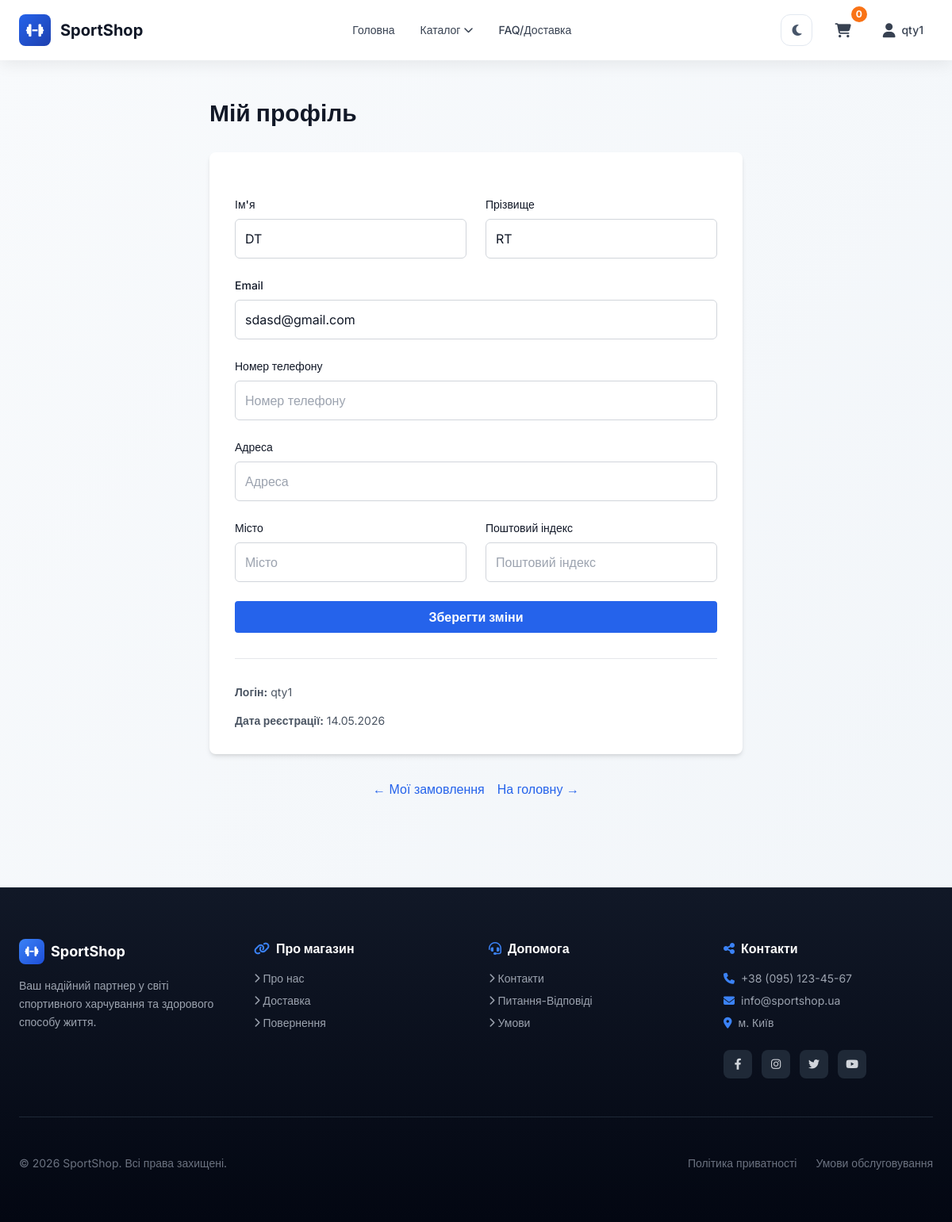
The app's page /profile/ (signed in) with its own data.
### shop/models.py (models this page shows, shortened)
class Customer(models.Model):
    username = models.CharField(max_length=150, unique=True)
    email = models.EmailField(unique=True)
    password = models.CharField(max_length=255)
    first_name = models.CharField(max_length=100, blank=True)
    last_name = models.CharField(max_length=100, blank=True)
    phone = models.CharField(max_length=20, blank=True)
    address = models.CharField(max_length=255, blank=True)
    city = models.CharField(max_length=100, blank=True)
    postal_code = models.CharField(max_length=20, blank=True)
    created_at = models.DateTimeField(auto_now_add=True)
    updated_at = models.DateTimeField(auto_now=True)
    is_active = models.BooleanField(default=True)

### shop/views.py (the view)
# urls.py: path('profile/', views.profile, name='profile'),
def profile(request):
    customer_id = request.session.get('customer_id')
    if not customer_id:
        return redirect('shop:login')
    try:
        customer = Customer.objects.get(id=customer_id)
    except Customer.DoesNotExist:
        return redirect('shop:login')
    if request.method == 'POST':
        form = ProfileForm(request.POST, instance=customer)
        if form.is_valid():
            form.save()
            return render(request, 'shop/profile.html', {
                'form': form,
                'customer': customer,
                'success': 'Профіль успішно оновлений!'
            })
    else:
        form = ProfileForm(instance=customer)
    return render(request, 'shop/profile.html', {
        'form': form,
        'customer': customer
    })

### shop/context_processors.py (called while the page is built)
def cart_count(request):
    cart = request.session.get('cart', {})
    total_count = 0
    for quantity in cart.values():
        try:
            total_count += int(quantity)
        except (TypeError, ValueError):
            continue
    return {'cart_count': total_count}

def global_categories(request):
    categories = Category.objects.filter(parent__isnull=True).prefetch_related('subcategories')
    return {'parent_categories': categories}

def get_catalog_url(request):
    filters = request.session.get('catalog_filters', {})
    url = reverse('shop:catalog')
    if filters:
        url += '?' + urlencode(filters)
    return {'get_catalog_url': url}

### shop/templates/shop/profile.html (shortened to what this page needs)
{% extends 'shop/base.html' %}
{% load static %}
{% block content %}
<div class="profile-page max-w-2xl mx-auto">
    <h1 class="text-3xl font-bold mb-8">Мій профіль</h1>
    <div class="bg-white rounded-lg shadow-md p-8">
        <form method="POST" class="space-y-6">
            <div class="grid grid-cols-1 md:grid-cols-2 gap-6">
                <div>
                    <label for="{{ form.first_name.id_for_label }}" class="block text-sm font-medium mb-2">Ім'я</label>
                    {{ form.first_name }}
                </div>
                <div>
                    <label for="{{ form.last_name.id_for_label }}" class="block text-sm font-medium mb-2">Прізвище</label>
                    {{ form.last_name }}
                </div>
            </div>
            <div>
                <label for="{{ form.email.id_for_label }}" class="block text-sm font-medium mb-2">Email</label>
                {{ form.email }}
            </div>
            <div>
                <label for="{{ form.phone.id_for_label }}" class="block text-sm font-medium mb-2">Номер телефону</label>
                {{ form.phone }}
            </div>
            <div>
                <label for="{{ form.address.id_for_label }}" class="block text-sm font-medium mb-2">Адреса</label>
                {{ form.address }}
            </div>
            <div class="grid grid-cols-1 md:grid-cols-2 gap-6">
                <div>
                    <label for="{{ form.city.id_for_label }}" class="block text-sm font-medium mb-2">Місто</label>
                    {{ form.city }}
                </div>
                <div>
                    <label for="{{ form.postal_code.id_for_label }}" class="block text-sm font-medium mb-2">Поштовий індекс</label>
                    {{ form.postal_code }}
                </div>
            </div>
            <button type="submit" class="w-full bg-blue-600 text-white font-semibold py-2 rounded hover:bg-blue-700 transition">
                Зберегти зміни
            </button>
        </form>
        <div class="mt-8 pt-8 border-t">
            <p class="text-gray-600 text-sm mb-4">
                <strong>Логін:</strong> {{ customer.username }}
            </p>
            <p class="text-gray-600 text-sm">
                <strong>Дата реєстрації:</strong> {{ customer.created_at|date:"d.m.Y" }}
            </p>
        </div>
    </div>
    <div class="mt-8 flex gap-4 justify-center">
        <a href="{% url 'shop:orders' %}" class="text-blue-600 hover:underline">← Мої замовлення</a>
        <a href="{% url 'shop:home' %}" class="text-blue-600 hover:underline">На головну →</a>
    </div>
</div>
{% endblock %}

### shop/templates/shop/base.html (shortened to what this page needs)
{% load static %}
<!DOCTYPE html>
<html lang="uk">
<head>
    <script src="https://cdn.tailwindcss.com"></script>
    <link rel="stylesheet" href="https://cdnjs.cloudflare.com/ajax/libs/font-awesome/6.4.0/css/all.min.css">
    <link rel="stylesheet" href="{% static 'shop/style.css' %}">
</head>
<body class="min-h-screen flex flex-col bg-gradient-to-br from-slate-50 to-slate-100 text-gray-900">
<header class="bg-white header-shadow sticky top-0 z-30 transition-shadow">
    <div class="max-w-7xl mx-auto px-4 sm:px-6 py-3 sm:py-4 flex justify-between items-center">
        <a href="{% url 'shop:home' %}" class="flex items-center gap-3 group">
            <div class="w-10 h-10 bg-gradient-to-br from-blue-600 to-blue-800 rounded-lg flex items-center justify-center text-white font-bold text-lg group-hover:shadow-lg transition-shadow">
                <i class="fas fa-dumbbell"></i>
            </div>
            <span class="text-xl font-bold text-gray-900 hidden sm:inline group-hover:text-blue-600 transition">SportShop</span>
        </a>
        <nav class="hidden md:flex gap-8 text-sm font-medium">
            <a href="{% url 'shop:home' %}" class="text-gray-700 hover:text-blue-600 transition relative group">
                <span>Головна</span>
            </a>
            <div class="text-gray-700 hover:text-blue-600 transition relative group">
                <a href="{% url 'shop:catalog' %}" class="flex items-center gap-1">
                    <span>Каталог</span>
                    <i class="fas fa-chevron-down text-xs group-hover:rotate-180 transition-transform"></i>
                </a>
            </div>
            <a href="{% url 'shop:delivery' %}" class="text-gray-700 hover:text-blue-600 transition relative group">
                <span>FAQ/Доставка</span>
            </a>
        </nav>
        <div class="flex gap-2 sm:gap-4 items-center">
            <button type="button" class="theme-toggle" data-theme-toggle aria-label="Змінити тему" title="Змінити тему">
                <i class="fas fa-moon" data-theme-icon></i>
            </button>
            <a href="{% url 'shop:cart' %}" class="relative group px-3 py-2 rounded-lg hover:bg-gray-100 transition" data-cart-icon>
                <i class="fas fa-shopping-cart text-lg text-gray-700 group-hover:text-blue-600"></i>
                <span data-cart-count class="absolute -top-2 -right-2 bg-orange-500 text-white text-xs font-bold rounded-full w-5 h-5 flex items-center justify-center">{{ cart_count|default:0 }}</span>
            </a>
            {% if request.session.customer_id %}
                <div class="relative">
                    <button class="dropdown-toggle flex items-center gap-2 px-3 py-2 rounded-lg hover:bg-gray-100 transition text-gray-700 hover:text-blue-600" title="Профіль">
                        <i class="fas fa-user text-lg"></i>
                        <span class="hidden sm:inline text-sm font-medium">{{ request.session.customer_username }}</span>
                    </button>
                </div>
            {% endif %}
        </div>
    </div>
</header>
<main class="flex-1 w-full max-w-7xl mx-auto px-4 sm:px-6 py-8 sm:py-12">
    {% block content %}{% endblock %}
</main>
<footer class="bg-gradient-to-b from-gray-900 to-gray-950 text-gray-300 mt-16 border-t border-gray-800">
    <div class="max-w-7xl mx-auto px-4 sm:px-6 py-12 sm:py-16">
        <div class="grid grid-cols-1 sm:grid-cols-2 lg:grid-cols-4 gap-8 mb-12 pb-12 border-b border-gray-800">
            <div class="fade-in-up">
                <div class="flex items-center gap-2 mb-4">
                    <div class="w-8 h-8 bg-gradient-to-br from-blue-500 to-blue-700 rounded-lg flex items-center justify-center text-white font-bold">
                        <i class="fas fa-dumbbell text-sm"></i>
                    </div>
                    <h3 class="font-bold text-white text-lg">SportShop</h3>
                </div>
                <p class="text-sm text-gray-400 leading-relaxed">
                    Ваш надійний партнер у світі спортивного харчування та здорового способу життя.
                </p>
            </div>
            <div class="fade-in-up">
                <h4 class="font-bold text-white mb-4 flex items-center gap-2">
                    <i class="fas fa-link text-blue-500"></i> Про магазин
                </h4>
                <ul class="space-y-2 text-sm">
                    <li><a href="{% url 'shop:delivery' %}" class="text-gray-400 hover:text-blue-400 transition flex items-center gap-1">
                        <i class="fas fa-chevron-right text-xs"></i> Про нас
                    </a></li>
                    <li><a href="{% url 'shop:delivery' %}" class="text-gray-400 hover:text-blue-400 transition flex items-center gap-1">
                        <i class="fas fa-chevron-right text-xs"></i> Доставка
                    </a></li>
                    <li><a href="{% url 'shop:delivery' %}" class="text-gray-400 hover:text-blue-400 transition flex items-center gap-1">
                        <i class="fas fa-chevron-right text-xs"></i> Повернення
                    </a></li>
                </ul>
            </div>
            <div class="fade-in-up">
                <h4 class="font-bold text-white mb-4 flex items-center gap-2">
                    <i class="fas fa-headset text-blue-500"></i> Допомога
                </h4>
                <ul class="space-y-2 text-sm">
                    <li><a href="{% url 'shop:delivery' %}" class="text-gray-400 hover:text-blue-400 transition flex items-center gap-1">
                        <i class="fas fa-chevron-right text-xs"></i> Контакти
                    </a></li>
                    <li><a href="{% url 'shop:delivery' %}" class="text-gray-400 hover:text-blue-400 transition flex items-center gap-1">
                        <i class="fas fa-chevron-right text-xs"></i> Питання-Відповіді
                    </a></li>
                    <li><a href="{% url 'shop:delivery' %}" class="text-gray-400 hover:text-blue-400 transition flex items-center gap-1">
                        <i class="fas fa-chevron-right text-xs"></i> Умови
                    </a></li>
                </ul>
            </div>
            <div class="fade-in-up">
                <h4 class="font-bold text-white mb-4 flex items-center gap-2">
                    <i class="fas fa-share-nodes text-blue-500"></i> Контакти
                </h4>
                <ul class="space-y-2 text-sm mb-6">
                    <li class="flex items-center gap-2 text-gray-400">
                        <i class="fas fa-phone text-blue-500"></i> +38 (095) 123-45-67
                    </li>
                    <li class="flex items-center gap-2 text-gray-400">
                        <i class="fas fa-envelope text-blue-500"></i> info@sportshop.ua
                    </li>
                    <li class="flex items-center gap-2 text-gray-400">
                        <i class="fas fa-map-marker-alt text-blue-500"></i> м. Київ
                    </li>
                </ul>
                <div class="flex gap-3">
                    <a href="#" class="w-9 h-9 rounded-lg bg-gray-800 hover:bg-blue-600 flex items-center justify-center transition transform hover:scale-110" title="Facebook">
                        <i class="fab fa-facebook-f text-sm"></i>
                    </a>
                    <a href="#" class="w-9 h-9 rounded-lg bg-gray-800 hover:bg-pink-600 flex items-center justify-center transition transform hover:scale-110" title="Instagram">
                        <i class="fab fa-instagram text-sm"></i>
                    </a>
                    <a href="#" class="w-9 h-9 rounded-lg bg-gray-800 hover:bg-blue-500 flex items-center justify-center transition transform hover:scale-110" title="Twitter">
                        <i class="fab fa-twitter text-sm"></i>
                    </a>
                    <a href="#" class="w-9 h-9 rounded-lg bg-gray-800 hover:bg-red-600 flex items-center justify-center transition transform hover:scale-110" title="YouTube">
                        <i class="fab fa-youtube text-sm"></i>
                    </a>
                </div>
            </div>
        </div>
        <div class="flex flex-col sm:flex-row justify-between items-center gap-4">
            <p class="text-sm text-gray-500">© 2026 SportShop. Всі права захищені.</p>
            <div class="flex gap-6 text-sm text-gray-500">
                <a href="#" class="hover:text-blue-400 transition">Політика приватності</a>
                <a href="#" class="hover:text-blue-400 transition">Умови обслуговування</a>
            </div>
        </div>
    </div>
</footer>
</body>
</html>

### shop/static/shop/style.css (style rules this page uses)
.theme-toggle { width: 40px; height: 40px; border-radius: 0.75rem; border: 1px solid #e2e8f0; background: #ffffff; color: #475569; display: inline-flex; align-items: center; justify-content: center; transition: all 0.2s ease; }
body { font-family: 'Inter', sans-serif; }
.header-shadow { box-shadow: 0 4px 20px rgba(0, 0, 0, 0.08); }
.profile-page input[type="text"], .profile-page input[type="email"] { width: 100%; padding: 0.75rem; border: 1px solid #d1d5db; border-radius: 0.375rem; font-size: 1rem; }

### records on screen
Customer: session.customer_username "qty1", first_name "DT", last_name "RT", email "sdasd@gmail.com", username "qty1", created_at "14.05.2026"

### other values on screen
{{ cart_count|default:0 }} "0"
